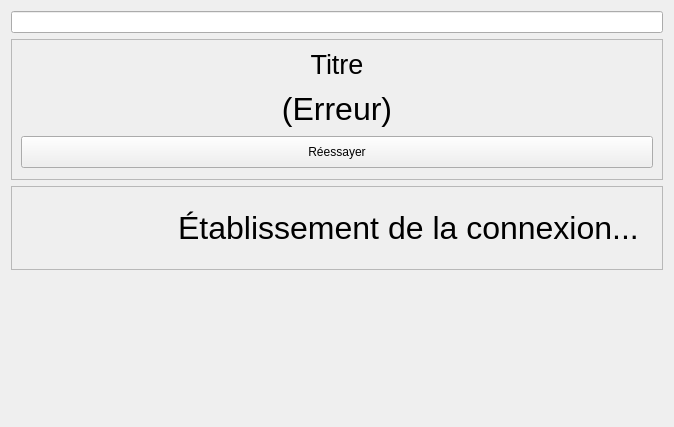
<?xml version="1.0" encoding="UTF-8"?>
<ui version="4.0">
 <class>VideoRehabWidget</class>
 <widget class="QWidget" name="VideoRehabWidget">
  <property name="geometry">
   <rect>
    <x>0</x>
    <y>0</y>
    <width>674</width>
    <height>427</height>
   </rect>
  </property>
  <property name="windowTitle">
   <string>Form</string>
  </property>
  <layout class="QVBoxLayout" name="verticalLayout">
   <item>
    <widget class="QLineEdit" name="txtURL"/>
   </item>
   <item>
    <widget class="QFrame" name="frameError">
     <property name="sizePolicy">
      <sizepolicy hsizetype="Preferred" vsizetype="Expanding">
       <horstretch>0</horstretch>
       <verstretch>0</verstretch>
      </sizepolicy>
     </property>
     <property name="frameShape">
      <enum>QFrame::StyledPanel</enum>
     </property>
     <property name="frameShadow">
      <enum>QFrame::Raised</enum>
     </property>
     <layout class="QVBoxLayout" name="verticalLayout_3">
      <item alignment="Qt::AlignTop">
       <widget class="QLabel" name="lblTitle">
        <property name="font">
         <font>
          <pointsize>20</pointsize>
         </font>
        </property>
        <property name="text">
         <string>Titre</string>
        </property>
        <property name="alignment">
         <set>Qt::AlignCenter</set>
        </property>
       </widget>
      </item>
      <item alignment="Qt::AlignVCenter">
       <widget class="QLabel" name="lblError">
        <property name="font">
         <font>
          <pointsize>24</pointsize>
         </font>
        </property>
        <property name="text">
         <string>(Erreur)</string>
        </property>
        <property name="alignment">
         <set>Qt::AlignCenter</set>
        </property>
       </widget>
      </item>
      <item alignment="Qt::AlignVCenter">
       <widget class="QPushButton" name="btnRefresh">
        <property name="minimumSize">
         <size>
          <width>0</width>
          <height>32</height>
         </size>
        </property>
        <property name="cursor">
         <cursorShape>PointingHandCursor</cursorShape>
        </property>
        <property name="text">
         <string>Réessayer</string>
        </property>
        <property name="icon">
         <iconset resource="../../../resources/TeraClient.qrc">
          <normaloff>:/icons/refresh.png</normaloff>:/icons/refresh.png</iconset>
        </property>
        <property name="iconSize">
         <size>
          <width>24</width>
          <height>24</height>
         </size>
        </property>
       </widget>
      </item>
     </layout>
    </widget>
   </item>
   <item>
    <widget class="QFrame" name="frameLoading">
     <property name="frameShape">
      <enum>QFrame::StyledPanel</enum>
     </property>
     <property name="frameShadow">
      <enum>QFrame::Raised</enum>
     </property>
     <layout class="QHBoxLayout" name="horizontalLayout">
      <item>
       <spacer name="horizontalSpacer">
        <property name="orientation">
         <enum>Qt::Horizontal</enum>
        </property>
        <property name="sizeHint" stdset="0">
         <size>
          <width>40</width>
          <height>20</height>
         </size>
        </property>
       </spacer>
      </item>
      <item alignment="Qt::AlignHCenter">
       <widget class="QLabel" name="icoLoading">
        <property name="sizePolicy">
         <sizepolicy hsizetype="Fixed" vsizetype="Fixed">
          <horstretch>0</horstretch>
          <verstretch>0</verstretch>
         </sizepolicy>
        </property>
        <property name="minimumSize">
         <size>
          <width>137</width>
          <height>64</height>
         </size>
        </property>
        <property name="maximumSize">
         <size>
          <width>137</width>
          <height>64</height>
         </size>
        </property>
        <property name="text">
         <string/>
        </property>
        <property name="pixmap">
         <pixmap resource="../../../resources/TeraClient.qrc">:/status/connecting.gif</pixmap>
        </property>
        <property name="scaledContents">
         <bool>true</bool>
        </property>
       </widget>
      </item>
      <item alignment="Qt::AlignHCenter">
       <widget class="QLabel" name="lblLoading">
        <property name="sizePolicy">
         <sizepolicy hsizetype="Preferred" vsizetype="Preferred">
          <horstretch>0</horstretch>
          <verstretch>0</verstretch>
         </sizepolicy>
        </property>
        <property name="font">
         <font>
          <family>MS Sans Serif</family>
          <pointsize>24</pointsize>
         </font>
        </property>
        <property name="text">
         <string>Établissement de la connexion...</string>
        </property>
        <property name="alignment">
         <set>Qt::AlignCenter</set>
        </property>
       </widget>
      </item>
      <item>
       <spacer name="horizontalSpacer_2">
        <property name="orientation">
         <enum>Qt::Horizontal</enum>
        </property>
        <property name="sizeHint" stdset="0">
         <size>
          <width>40</width>
          <height>20</height>
         </size>
        </property>
       </spacer>
      </item>
     </layout>
    </widget>
   </item>
   <item>
    <widget class="QWidget" name="wdgWebEngine" native="true">
     <property name="sizePolicy">
      <sizepolicy hsizetype="Preferred" vsizetype="MinimumExpanding">
       <horstretch>0</horstretch>
       <verstretch>0</verstretch>
      </sizepolicy>
     </property>
     <layout class="QVBoxLayout" name="verticalLayout_2">
      <property name="leftMargin">
       <number>0</number>
      </property>
      <property name="topMargin">
       <number>0</number>
      </property>
      <property name="rightMargin">
       <number>0</number>
      </property>
      <property name="bottomMargin">
       <number>0</number>
      </property>
     </layout>
    </widget>
   </item>
  </layout>
 </widget>
 <resources>
  <include location="../../../resources/TeraClient.qrc"/>
 </resources>
 <connections/>
</ui>
